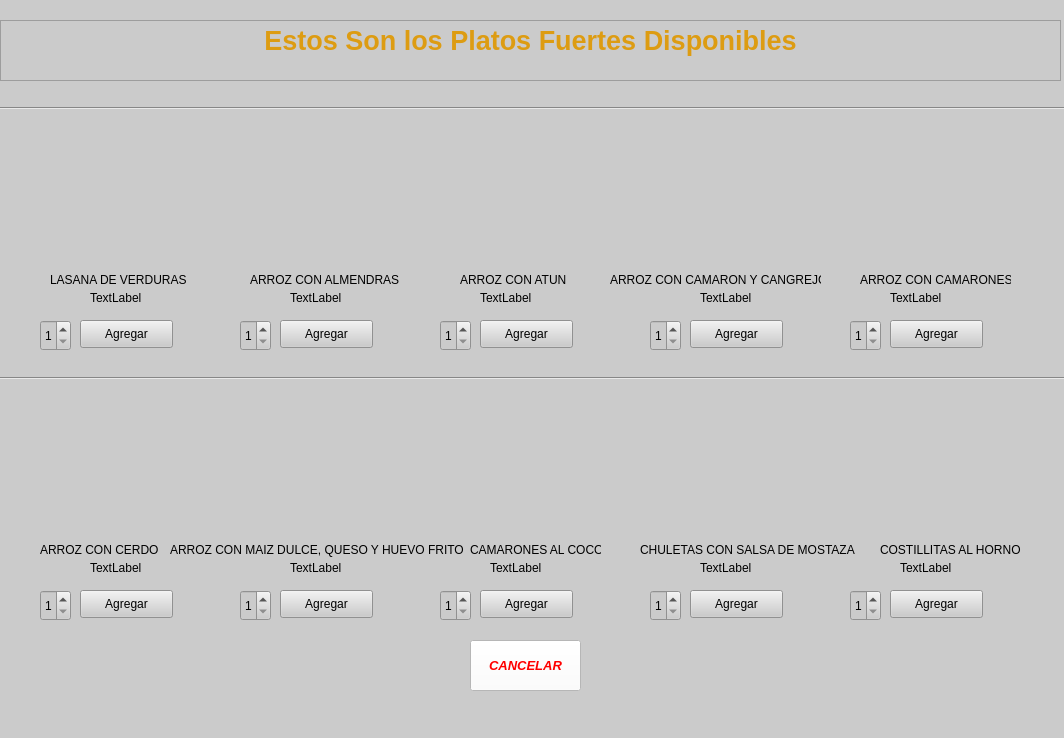
<?xml version="1.0" encoding="UTF-8"?>
<ui version="4.0">
 <class>MainWindow</class>
 <widget class="QMainWindow" name="MainWindow">
  <property name="geometry">
   <rect>
    <x>0</x>
    <y>0</y>
    <width>1064</width>
    <height>738</height>
   </rect>
  </property>
  <property name="windowTitle">
   <string>TEC EATS - Entradas</string>
  </property>
  <property name="styleSheet">
   <string notr="true">background-color: rgb(203, 203, 203);</string>
  </property>
  <widget class="QWidget" name="centralwidget">
   <widget class="QPushButton" name="PF6A">
    <property name="geometry">
     <rect>
      <x>80</x>
      <y>590</y>
      <width>93</width>
      <height>28</height>
     </rect>
    </property>
    <property name="text">
     <string>Agregar</string>
    </property>
   </widget>
   <widget class="QPushButton" name="PF3A">
    <property name="geometry">
     <rect>
      <x>480</x>
      <y>320</y>
      <width>93</width>
      <height>28</height>
     </rect>
    </property>
    <property name="text">
     <string>Agregar</string>
    </property>
   </widget>
   <widget class="Line" name="line_2">
    <property name="geometry">
     <rect>
      <x>0</x>
      <y>370</y>
      <width>1071</width>
      <height>16</height>
     </rect>
    </property>
    <property name="orientation">
     <enum>Qt::Horizontal</enum>
    </property>
   </widget>
   <widget class="QLabel" name="PF1">
    <property name="geometry">
     <rect>
      <x>50</x>
      <y>270</y>
      <width>141</width>
      <height>20</height>
     </rect>
    </property>
    <property name="text">
     <string>LASANA DE VERDURAS</string>
    </property>
   </widget>
   <widget class="QLabel" name="P6">
    <property name="geometry">
     <rect>
      <x>90</x>
      <y>560</y>
      <width>55</width>
      <height>16</height>
     </rect>
    </property>
    <property name="text">
     <string>TextLabel</string>
    </property>
   </widget>
   <widget class="QSpinBox" name="PF1C">
    <property name="geometry">
     <rect>
      <x>40</x>
      <y>320</y>
      <width>31</width>
      <height>31</height>
     </rect>
    </property>
    <property name="minimum">
     <number>1</number>
    </property>
   </widget>
   <widget class="QPushButton" name="PF7A">
    <property name="geometry">
     <rect>
      <x>280</x>
      <y>590</y>
      <width>93</width>
      <height>28</height>
     </rect>
    </property>
    <property name="text">
     <string>Agregar</string>
    </property>
   </widget>
   <widget class="QLabel" name="label">
    <property name="geometry">
     <rect>
      <x>50</x>
      <y>140</y>
      <width>131</width>
      <height>121</height>
     </rect>
    </property>
    <property name="styleSheet">
     <string notr="true">border-image: url(:/pf1/PF1.jpg);</string>
    </property>
    <property name="text">
     <string/>
    </property>
   </widget>
   <widget class="QLabel" name="Entradas">
    <property name="geometry">
     <rect>
      <x>250</x>
      <y>140</y>
      <width>131</width>
      <height>121</height>
     </rect>
    </property>
    <property name="styleSheet">
     <string notr="true">border-image: url(:/pf2/PF2.jpg);</string>
    </property>
    <property name="text">
     <string/>
    </property>
   </widget>
   <widget class="QSpinBox" name="PF6C">
    <property name="geometry">
     <rect>
      <x>40</x>
      <y>590</y>
      <width>31</width>
      <height>31</height>
     </rect>
    </property>
    <property name="minimum">
     <number>1</number>
    </property>
   </widget>
   <widget class="QLabel" name="label_6">
    <property name="geometry">
     <rect>
      <x>450</x>
      <y>410</y>
      <width>131</width>
      <height>121</height>
     </rect>
    </property>
    <property name="styleSheet">
     <string notr="true">border-image: url(:/pf8/PF8.jpg);</string>
    </property>
    <property name="text">
     <string/>
    </property>
   </widget>
   <widget class="Line" name="line">
    <property name="geometry">
     <rect>
      <x>0</x>
      <y>100</y>
      <width>1071</width>
      <height>16</height>
     </rect>
    </property>
    <property name="orientation">
     <enum>Qt::Horizontal</enum>
    </property>
   </widget>
   <widget class="QLabel" name="PF3">
    <property name="geometry">
     <rect>
      <x>460</x>
      <y>270</y>
      <width>111</width>
      <height>20</height>
     </rect>
    </property>
    <property name="text">
     <string>ARROZ CON ATUN</string>
    </property>
   </widget>
   <widget class="QLabel" name="P3">
    <property name="geometry">
     <rect>
      <x>480</x>
      <y>290</y>
      <width>55</width>
      <height>16</height>
     </rect>
    </property>
    <property name="text">
     <string>TextLabel</string>
    </property>
   </widget>
   <widget class="QLabel" name="P2">
    <property name="geometry">
     <rect>
      <x>290</x>
      <y>290</y>
      <width>55</width>
      <height>16</height>
     </rect>
    </property>
    <property name="text">
     <string>TextLabel</string>
    </property>
   </widget>
   <widget class="QLabel" name="label_5">
    <property name="geometry">
     <rect>
      <x>250</x>
      <y>410</y>
      <width>131</width>
      <height>121</height>
     </rect>
    </property>
    <property name="styleSheet">
     <string notr="true">border-image: url(:/pf7/PF7.jpg);</string>
    </property>
    <property name="text">
     <string/>
    </property>
   </widget>
   <widget class="QLabel" name="label_4">
    <property name="geometry">
     <rect>
      <x>50</x>
      <y>410</y>
      <width>131</width>
      <height>121</height>
     </rect>
    </property>
    <property name="styleSheet">
     <string notr="true">border-image: url(:/pf6/PF6.jpg);</string>
    </property>
    <property name="text">
     <string/>
    </property>
   </widget>
   <widget class="QLabel" name="PF7">
    <property name="geometry">
     <rect>
      <x>170</x>
      <y>540</y>
      <width>301</width>
      <height>20</height>
     </rect>
    </property>
    <property name="text">
     <string>ARROZ CON MAIZ DULCE, QUESO Y HUEVO FRITO</string>
    </property>
   </widget>
   <widget class="QSpinBox" name="PF7C">
    <property name="geometry">
     <rect>
      <x>240</x>
      <y>590</y>
      <width>31</width>
      <height>31</height>
     </rect>
    </property>
    <property name="minimum">
     <number>1</number>
    </property>
   </widget>
   <widget class="QSpinBox" name="PF8C">
    <property name="geometry">
     <rect>
      <x>440</x>
      <y>590</y>
      <width>31</width>
      <height>31</height>
     </rect>
    </property>
    <property name="minimum">
     <number>1</number>
    </property>
   </widget>
   <widget class="QSpinBox" name="PF2C">
    <property name="geometry">
     <rect>
      <x>240</x>
      <y>320</y>
      <width>31</width>
      <height>31</height>
     </rect>
    </property>
    <property name="minimum">
     <number>1</number>
    </property>
    <property name="value">
     <number>1</number>
    </property>
   </widget>
   <widget class="QLabel" name="P1">
    <property name="geometry">
     <rect>
      <x>90</x>
      <y>290</y>
      <width>55</width>
      <height>16</height>
     </rect>
    </property>
    <property name="text">
     <string>TextLabel</string>
    </property>
   </widget>
   <widget class="QPushButton" name="cancel">
    <property name="geometry">
     <rect>
      <x>470</x>
      <y>640</y>
      <width>111</width>
      <height>51</height>
     </rect>
    </property>
    <property name="font">
     <font>
      <pointsize>10</pointsize>
      <weight>75</weight>
      <italic>true</italic>
      <bold>true</bold>
     </font>
    </property>
    <property name="styleSheet">
     <string notr="true">background-color: rgb(255, 255, 255);
color: rgb(255, 0, 0);
border-color: rgb(255, 0, 0);</string>
    </property>
    <property name="text">
     <string>CANCELAR</string>
    </property>
   </widget>
   <widget class="QPushButton" name="PF8A">
    <property name="geometry">
     <rect>
      <x>480</x>
      <y>590</y>
      <width>93</width>
      <height>28</height>
     </rect>
    </property>
    <property name="text">
     <string>Agregar</string>
    </property>
   </widget>
   <widget class="QSpinBox" name="PF3C">
    <property name="geometry">
     <rect>
      <x>440</x>
      <y>320</y>
      <width>31</width>
      <height>31</height>
     </rect>
    </property>
    <property name="minimum">
     <number>1</number>
    </property>
   </widget>
   <widget class="QLabel" name="PF6">
    <property name="geometry">
     <rect>
      <x>40</x>
      <y>540</y>
      <width>121</width>
      <height>20</height>
     </rect>
    </property>
    <property name="text">
     <string>ARROZ CON CERDO</string>
    </property>
   </widget>
   <widget class="QLabel" name="P7">
    <property name="geometry">
     <rect>
      <x>290</x>
      <y>560</y>
      <width>55</width>
      <height>16</height>
     </rect>
    </property>
    <property name="text">
     <string>TextLabel</string>
    </property>
   </widget>
   <widget class="QLabel" name="label_3">
    <property name="geometry">
     <rect>
      <x>450</x>
      <y>140</y>
      <width>131</width>
      <height>121</height>
     </rect>
    </property>
    <property name="styleSheet">
     <string notr="true">border-image: url(:/pf3/PF3.jpg);</string>
    </property>
    <property name="text">
     <string/>
    </property>
   </widget>
   <widget class="QLabel" name="PF2">
    <property name="geometry">
     <rect>
      <x>250</x>
      <y>270</y>
      <width>151</width>
      <height>20</height>
     </rect>
    </property>
    <property name="text">
     <string>ARROZ CON ALMENDRAS</string>
    </property>
   </widget>
   <widget class="QPushButton" name="PF1A">
    <property name="geometry">
     <rect>
      <x>80</x>
      <y>320</y>
      <width>93</width>
      <height>28</height>
     </rect>
    </property>
    <property name="text">
     <string>Agregar</string>
    </property>
   </widget>
   <widget class="QPushButton" name="PF2A">
    <property name="geometry">
     <rect>
      <x>280</x>
      <y>320</y>
      <width>93</width>
      <height>28</height>
     </rect>
    </property>
    <property name="text">
     <string>Agregar</string>
    </property>
   </widget>
   <widget class="QTextEdit" name="textEdit">
    <property name="enabled">
     <bool>false</bool>
    </property>
    <property name="geometry">
     <rect>
      <x>0</x>
      <y>20</y>
      <width>1061</width>
      <height>61</height>
     </rect>
    </property>
    <property name="styleSheet">
     <string notr="true">color: rgb(221, 156, 18)</string>
    </property>
    <property name="html">
     <string>&lt;!DOCTYPE HTML PUBLIC &quot;-//W3C//DTD HTML 4.0//EN&quot; &quot;http://www.w3.org/TR/REC-html40/strict.dtd&quot;&gt;
&lt;html&gt;&lt;head&gt;&lt;meta name=&quot;qrichtext&quot; content=&quot;1&quot; /&gt;&lt;style type=&quot;text/css&quot;&gt;
p, li { white-space: pre-wrap; }
&lt;/style&gt;&lt;/head&gt;&lt;body style=&quot; font-family:'MS Shell Dlg 2'; font-size:7.8pt; font-weight:400; font-style:normal;&quot;&gt;
&lt;p align=&quot;center&quot; style=&quot; margin-top:0px; margin-bottom:0px; margin-left:0px; margin-right:0px; -qt-block-indent:0; text-indent:0px;&quot;&gt;&lt;span style=&quot; font-size:20pt; font-weight:600;&quot;&gt;Estos Son los Platos Fuertes Disponibles&lt;/span&gt;&lt;/p&gt;&lt;/body&gt;&lt;/html&gt;</string>
    </property>
   </widget>
   <widget class="QLabel" name="P8">
    <property name="geometry">
     <rect>
      <x>490</x>
      <y>560</y>
      <width>55</width>
      <height>16</height>
     </rect>
    </property>
    <property name="text">
     <string>TextLabel</string>
    </property>
   </widget>
   <widget class="QLabel" name="PF8">
    <property name="geometry">
     <rect>
      <x>470</x>
      <y>540</y>
      <width>131</width>
      <height>20</height>
     </rect>
    </property>
    <property name="text">
     <string>CAMARONES AL COCO</string>
    </property>
   </widget>
   <widget class="QLabel" name="PF9">
    <property name="geometry">
     <rect>
      <x>640</x>
      <y>540</y>
      <width>221</width>
      <height>20</height>
     </rect>
    </property>
    <property name="text">
     <string>CHULETAS CON SALSA DE MOSTAZA</string>
    </property>
   </widget>
   <widget class="QLabel" name="PF4">
    <property name="geometry">
     <rect>
      <x>610</x>
      <y>270</y>
      <width>211</width>
      <height>20</height>
     </rect>
    </property>
    <property name="text">
     <string>ARROZ CON CAMARON Y CANGREJO</string>
    </property>
   </widget>
   <widget class="QSpinBox" name="PF5C">
    <property name="geometry">
     <rect>
      <x>850</x>
      <y>320</y>
      <width>31</width>
      <height>31</height>
     </rect>
    </property>
    <property name="minimum">
     <number>1</number>
    </property>
   </widget>
   <widget class="QLabel" name="P5">
    <property name="geometry">
     <rect>
      <x>890</x>
      <y>290</y>
      <width>55</width>
      <height>16</height>
     </rect>
    </property>
    <property name="text">
     <string>TextLabel</string>
    </property>
   </widget>
   <widget class="QPushButton" name="PF4A">
    <property name="geometry">
     <rect>
      <x>690</x>
      <y>320</y>
      <width>93</width>
      <height>28</height>
     </rect>
    </property>
    <property name="text">
     <string>Agregar</string>
    </property>
   </widget>
   <widget class="QLabel" name="label_15">
    <property name="geometry">
     <rect>
      <x>860</x>
      <y>140</y>
      <width>131</width>
      <height>121</height>
     </rect>
    </property>
    <property name="styleSheet">
     <string notr="true">border-image: url(:/pf5/PF5.jpg);</string>
    </property>
    <property name="text">
     <string/>
    </property>
   </widget>
   <widget class="QLabel" name="Entradas_2">
    <property name="geometry">
     <rect>
      <x>660</x>
      <y>140</y>
      <width>131</width>
      <height>121</height>
     </rect>
    </property>
    <property name="styleSheet">
     <string notr="true">border-image: url(:/pf4/PF4.jpg);</string>
    </property>
    <property name="text">
     <string/>
    </property>
   </widget>
   <widget class="QLabel" name="P4">
    <property name="geometry">
     <rect>
      <x>700</x>
      <y>290</y>
      <width>55</width>
      <height>16</height>
     </rect>
    </property>
    <property name="text">
     <string>TextLabel</string>
    </property>
   </widget>
   <widget class="QPushButton" name="PF10A">
    <property name="geometry">
     <rect>
      <x>890</x>
      <y>590</y>
      <width>93</width>
      <height>28</height>
     </rect>
    </property>
    <property name="text">
     <string>Agregar</string>
    </property>
   </widget>
   <widget class="QPushButton" name="PF9A">
    <property name="geometry">
     <rect>
      <x>690</x>
      <y>590</y>
      <width>93</width>
      <height>28</height>
     </rect>
    </property>
    <property name="text">
     <string>Agregar</string>
    </property>
   </widget>
   <widget class="QLabel" name="P9">
    <property name="geometry">
     <rect>
      <x>700</x>
      <y>560</y>
      <width>55</width>
      <height>16</height>
     </rect>
    </property>
    <property name="text">
     <string>TextLabel</string>
    </property>
   </widget>
   <widget class="QSpinBox" name="PF4C">
    <property name="geometry">
     <rect>
      <x>650</x>
      <y>320</y>
      <width>31</width>
      <height>31</height>
     </rect>
    </property>
    <property name="minimum">
     <number>1</number>
    </property>
    <property name="value">
     <number>1</number>
    </property>
   </widget>
   <widget class="QLabel" name="P10">
    <property name="geometry">
     <rect>
      <x>900</x>
      <y>560</y>
      <width>55</width>
      <height>16</height>
     </rect>
    </property>
    <property name="text">
     <string>TextLabel</string>
    </property>
   </widget>
   <widget class="QLabel" name="PF5">
    <property name="geometry">
     <rect>
      <x>860</x>
      <y>270</y>
      <width>151</width>
      <height>20</height>
     </rect>
    </property>
    <property name="text">
     <string>ARROZ CON CAMARONES</string>
    </property>
   </widget>
   <widget class="QLabel" name="label_17">
    <property name="geometry">
     <rect>
      <x>860</x>
      <y>410</y>
      <width>131</width>
      <height>121</height>
     </rect>
    </property>
    <property name="styleSheet">
     <string notr="true">border-image: url(:/pf10/PF10.jpg);</string>
    </property>
    <property name="text">
     <string/>
    </property>
   </widget>
   <widget class="QPushButton" name="PF5A">
    <property name="geometry">
     <rect>
      <x>890</x>
      <y>320</y>
      <width>93</width>
      <height>28</height>
     </rect>
    </property>
    <property name="text">
     <string>Agregar</string>
    </property>
   </widget>
   <widget class="QSpinBox" name="PF9C">
    <property name="geometry">
     <rect>
      <x>650</x>
      <y>590</y>
      <width>31</width>
      <height>31</height>
     </rect>
    </property>
    <property name="minimum">
     <number>1</number>
    </property>
   </widget>
   <widget class="QLabel" name="PF10">
    <property name="geometry">
     <rect>
      <x>880</x>
      <y>540</y>
      <width>141</width>
      <height>20</height>
     </rect>
    </property>
    <property name="text">
     <string>COSTILLITAS AL HORNO</string>
    </property>
   </widget>
   <widget class="QLabel" name="label_19">
    <property name="geometry">
     <rect>
      <x>660</x>
      <y>410</y>
      <width>131</width>
      <height>121</height>
     </rect>
    </property>
    <property name="styleSheet">
     <string notr="true">border-image: url(:/pf9/PF9.jpg);</string>
    </property>
    <property name="text">
     <string/>
    </property>
   </widget>
   <widget class="QSpinBox" name="PF10C">
    <property name="geometry">
     <rect>
      <x>850</x>
      <y>590</y>
      <width>31</width>
      <height>31</height>
     </rect>
    </property>
    <property name="minimum">
     <number>1</number>
    </property>
   </widget>
  </widget>
  <widget class="QStatusBar" name="statusbar"/>
 </widget>
 <resources>
  <include location="PF1.qrc"/>
  <include location="PF2.qrc"/>
  <include location="PF3.qrc"/>
  <include location="PF4.qrc"/>
  <include location="PF5.qrc"/>
  <include location="PF6.qrc"/>
  <include location="PF7.qrc"/>
  <include location="PF8.qrc"/>
  <include location="PF9.qrc"/>
  <include location="PF10.qrc"/>
 </resources>
 <connections/>
</ui>
